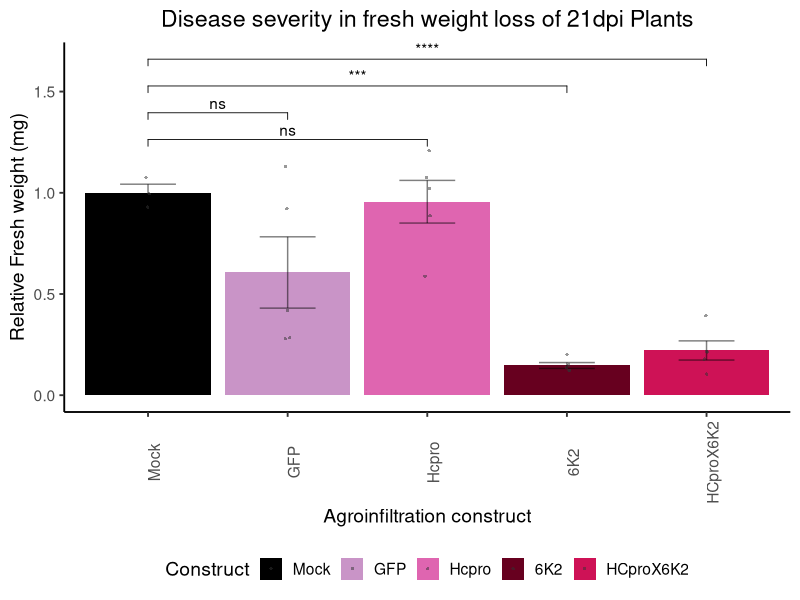
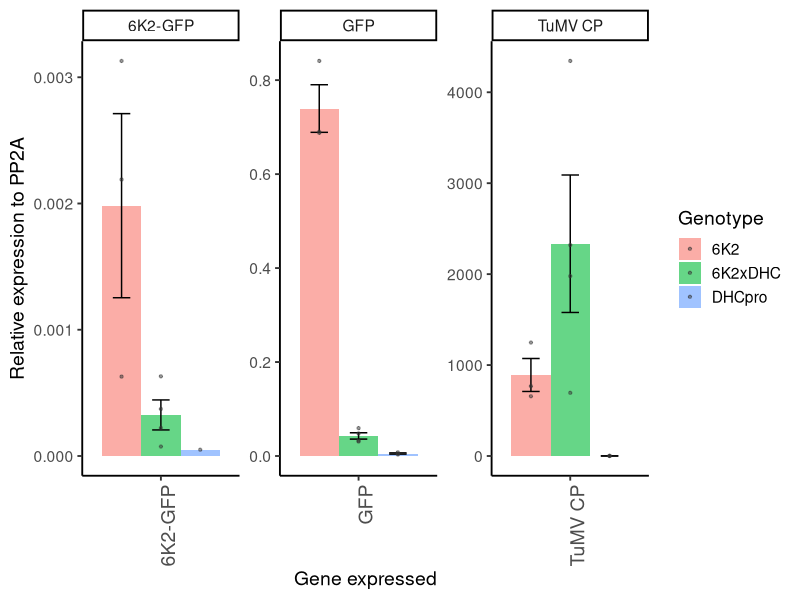
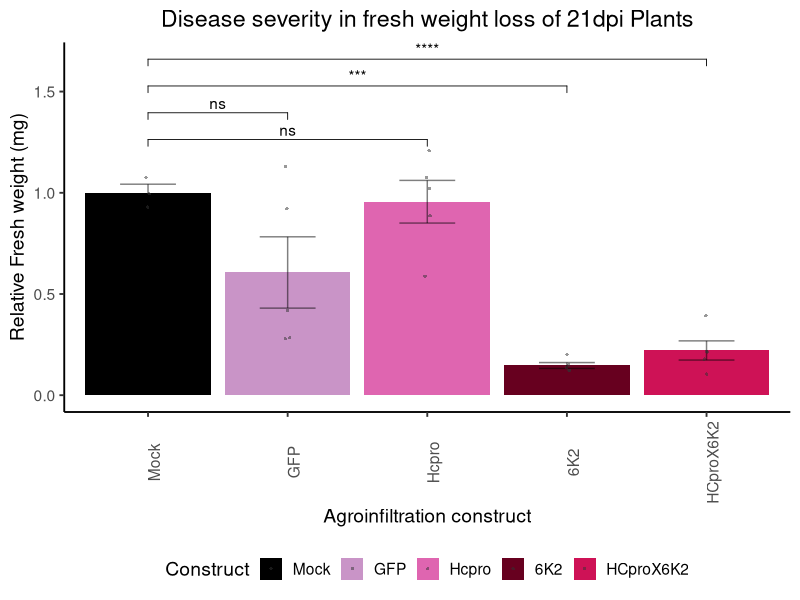

These charts were generated, in order, by the following R code:
## ---- chunk 1
#options(scipen=999) ; options(scipen=0)
library(ggplot2, quietly = F)
library(plyr, quietly = F)
library(ggplot2, quietly = F)
library(ggpubr, quietly = F)
## ---- chunk 2
  TuMV_FW <- read.csv("Data/BI1293_FW_Relative.csv", sep = ",", header = T)
  TuMV_FW$Construct <- factor(TuMV_FW$Construct, levels = c("Mock","GFP", "Hcpro","6K2", "HCproX6K2"))
  
# Average per contruct
  average_weights <- ddply(TuMV_FW, .(Construct), summarize, Avg_Weight = mean(FW.g.))  
    average_weights_control <- subset(average_weights, Construct == "Mock")
# Relative weigth to GFP average
  TuMV_FW$Relative_Weight <- TuMV_FW$FW.g. / average_weights_control$Avg_Weight
  
  colors <- c( "6K2" = "#67001F",  "HCproX6K2" = "#CE1256", "Hcpro" = "#DF65B0" , "GFP" = "#C994C7", "Mock" = "black")

# Plot
  TuMV_FW_plot <- ggplot(TuMV_FW, aes(x=Construct, y=Relative_Weight,fill = Construct)) +
     geom_bar(position = position_dodge(width = 0.9), stat = 'summary' ) +
  geom_errorbar(position = position_dodge(width = 0.9),stat = 'summary', width = 0.4,alpha = 0.5) + 
  geom_jitter( stat = 'identity', shape = 16, position = position_jitterdodge(0.15), size = 0.8, alpha = 0.5, color = "grey20") +
  labs(title = "Disease severity in fresh weight loss of 21dpi Plants", y = "Relative Fresh weight (mg)", x = "Agroinfiltration construct" ) +
   scale_fill_manual(values = colors) +  theme_classic(base_size = 14) +
theme(axis.text.x = element_text(angle = 90), legend.position = "bottom", plot.title = element_text(hjust = 0.5))

# Adding signifance test
comparisons <- list(
c( "Mock", "Hcpro"),
c("Mock","GFP"),
c( "Mock","6K2"),
c("Mock","HCproX6K2"))

TuMV_FW_plot_sig <-   TuMV_FW_plot +   stat_compare_means(comparisons = comparisons,  method = "t.test", label = "p.signif")
TuMV_FW_plot_sig

ggsave(device = svg, "Results/FreshWeight_TuMV.svg", plot = TuMV_FW_plot_sig,  width=8, height=6)
## ---- chunk 3
qPCRs_raw <-  read.table( "Data/Nb_TuMV_GFP_CP_6K2.csv", sep = ",", header = T)
qPCRs_fil <- qPCRs_raw[qPCRs_raw$Cq != "N/A",] 
qPCRs_fil$Cq <- as.numeric(qPCRs_fil$Cq)
qPCRs_fil_avg <- ddply(qPCRs_fil, .(Primer, Genotype,Replicate), summarize, Avg_Ct = mean(Cq) )
qPCRs_PP2A <- qPCRs_fil_avg[qPCRs_fil_avg$Primer =="PP2A",]
qPCRs_Target <- qPCRs_fil_avg[qPCRs_fil_avg$Primer !="PP2A",]

qPCRs_DCt <- merge(x = qPCRs_PP2A , y = qPCRs_Target, by =c("Genotype","Replicate"))
qPCRs_DCt$DCt <- qPCRs_DCt$Avg_Ct.y - qPCRs_DCt$Avg_Ct.x                    

qPCRs_DCt$log2DDCt <- 2^(- qPCRs_DCt$DCt )
 TuMV_titters <- ggplot(qPCRs_DCt, aes(x = Primer.y, y = log2DDCt, fill = Genotype , group =  Genotype)) +
  #geom_boxplot(outlier.shape = NA , position=position_dodge(width=0.9), alpha = 0.9) +
     geom_bar(position = position_dodge(width = 0.9), stat = 'summary', fun.data = mean_se, alpha = 0.6) +
geom_errorbar(position = position_dodge(width = 0.9),
                stat = 'summary', fun.data = mean_se, width = 0.4) + facet_wrap(~ Primer.y , scales = "free")  + 
   ylab("Relative expression to PP2A")   +  xlab("Gene expressed") +
   geom_point(position = position_dodge(width = 0.9), alpha = 0.5, size = 0.8, color = "grey20" ) + theme_classic(base_size = 14) +
   theme(axis.text.x = element_text(angle = 90,size = 14)) 
 TuMV_titters
